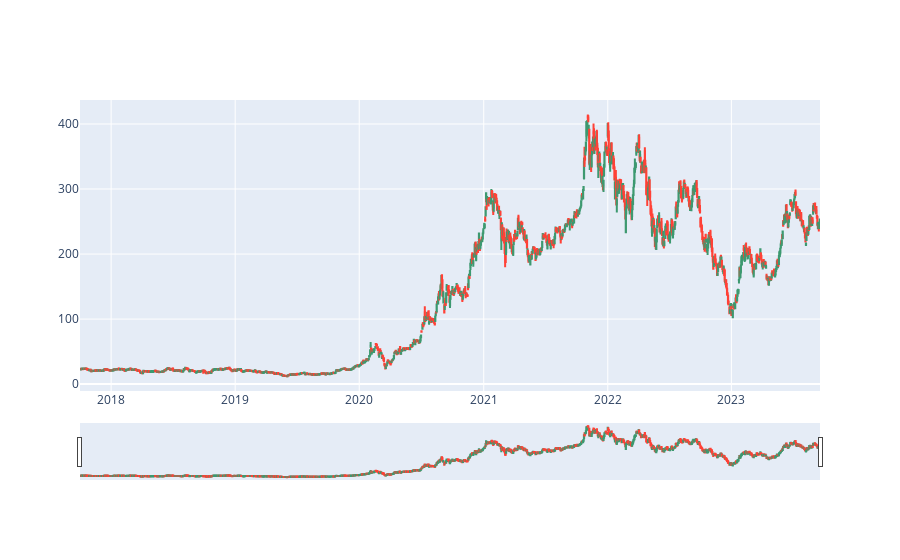

The code cell stored with this chart in its notebook:
### Code cell
import pandas as pd
import numpy as np
import matplotlib.pyplot as plt
import plotly.graph_objects as go
import yfinance as yf
from stock_data import StockData
import datetime
from hmmlearn import hmm
from matplotlib.dates import YearLocator, MonthLocator


ticker = 'SPY'
end_date = datetime.date.today()
start_date = pd.to_datetime(end_date) - pd.DateOffset(months=6*12)
data_interval = '1d'

stock = StockData(ticker, start_date, end_date, data_interval)
data = stock.history

data['Date'] = stock.history.index.values

stock.candlestick

### Figure 1 — Plotly figure (JSON) as saved in the notebook; plotly's stock layout.template omitted (floating-point values rounded to 4 significant figures; data arrays with more than 128 entries replaced by an {"elided": "..."} marker saying what was removed)
{"data": [{"close": {"elided": "1509 float values"}, "high": {"elided": "1509 float values"}, "low": {"elided": "1509 float values"}, "open": {"elided": "1509 float values"}, "type": "candlestick", "x": {"elided": "1509 str values"}}], "layout": {"xaxis": {"rangebreaks": [{"values": ["2023-01-02", "2023-01-16", "2023-02-20", "2023-04-07", "2023-05-29", "2023-06-19", "2023-07-04", "2023-09-04"]}, {"bounds": ["sat", "mon"], "pattern": "day of week"}]}}}
